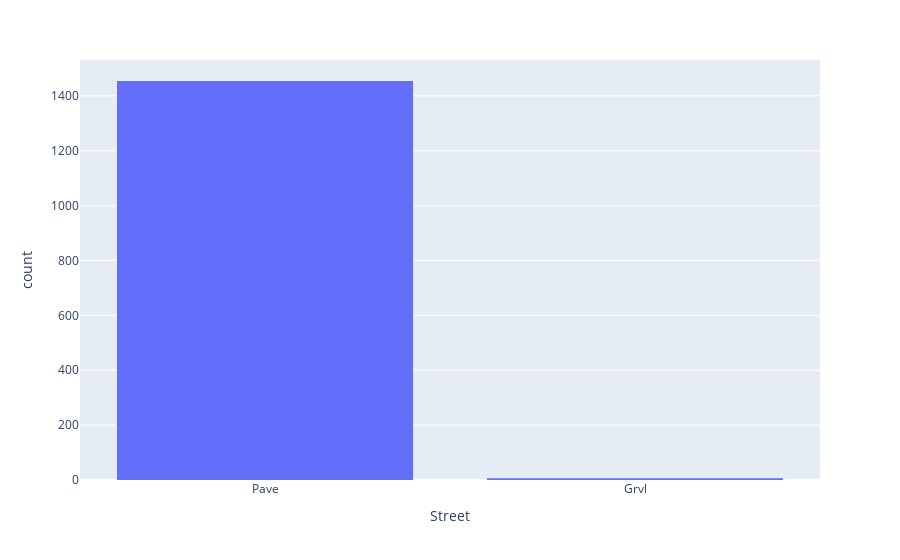

Here is the notebook cell this chart was saved with:
### Markdown cell above
### Street: 

Type of road access to property

### Code cell
explore('Street')

### Figure 1 — Plotly figure (JSON) as saved in the notebook; plotly's stock layout.template omitted (floating-point values rounded to 4 significant figures; data arrays with more than 128 entries replaced by an {"elided": "..."} marker saying what was removed)
{"data": [{"alignmentgroup": "True", "bingroup": "x", "hovertemplate": "Street=%{x}<br>count=%{y}<extra></extra>", "legendgroup": "", "marker": {"color": "#636efa", "pattern": {"shape": ""}}, "name": "", "offsetgroup": "", "orientation": "v", "showlegend": false, "type": "histogram", "x": {"elided": "1460 str values"}, "xaxis": "x", "yaxis": "y"}], "layout": {"barmode": "relative", "legend": {"tracegroupgap": 0}, "margin": {"t": 60}, "xaxis": {"anchor": "y", "domain": [0, 1], "title": {"text": "Street"}}, "yaxis": {"anchor": "x", "domain": [0, 1], "title": {"text": "count"}}}}
